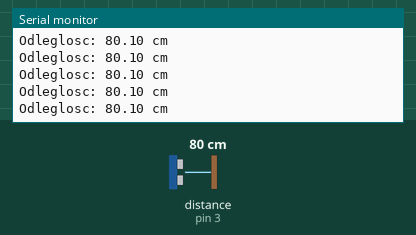
This sketch was run on a simulated Arduino Uno, built with avr-gcc and run on an emulated ATmega328P. Shown: the last lines printed to the serial monitor. Wiring (inferred from the names in the program): ultrasonic range finder: trigger pin 2; echo pin 3. The inputs (shaded band) are chosen by the test bench; at power-on: distance to the obstacle (sensor on pin 3) 80 cm. The echo pulse lasts 58.3 µs per cm.

Above: at 1.2 s.
1.3 s: distance to the obstacle (sensor on pin 3) set to 250 cm
At 1.39 s:
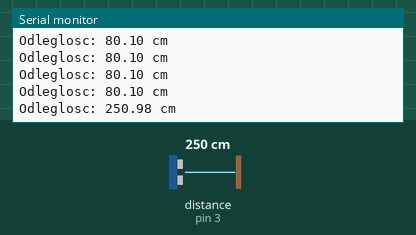
4.3 s: distance to the obstacle (sensor on pin 3) set to 2 cm
At 4.39 s:
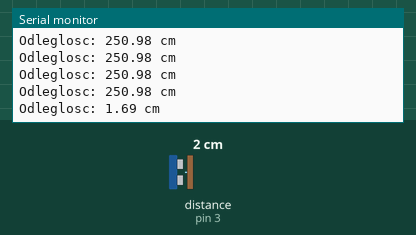
5.8 s: distance to the obstacle (sensor on pin 3) set to 35 cm
At 5.8 s:
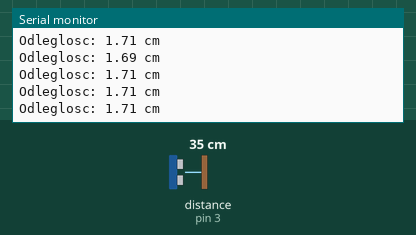
8.8 s: distance to the obstacle (sensor on pin 3) set to 250 cm
At 8.9 s:
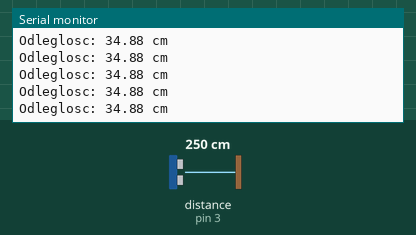
Timing chart, 0 to 11.8 s (numbered marks = the images above; inputs shaded):
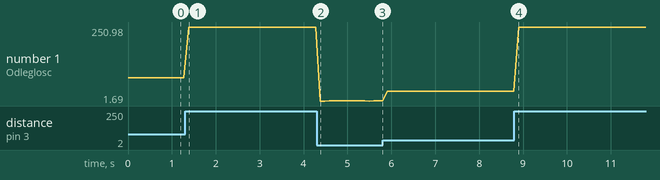

The sketch:

code.ino
```cpp
const int trigPin = 2;
const int echoPin = 3;

void setup() {
  pinMode(trigPin, OUTPUT);
  pinMode(echoPin, INPUT);
  pinMode(LED_BUILTIN, INPUT);
  Serial.begin(9600);
}

void loop() {
  for(int i = 0; i < 10; i++) {
    float distance = measureDistance();
    Serial.print("Odleglosc: ");
    Serial.print(distance);
    Serial.println(" cm");

    if(distance < 30) {
      digitalWrite(LED_BUILTIN, HIGH);
    } else {
      digitalWrite(LED_BUILTIN, LOW);
    }
    delay(100);
  }
}

float measureDistance() {
  digitalWrite(trigPin, LOW);
  delayMicroseconds(2);
  digitalWrite(trigPin, HIGH);
  delayMicroseconds(10);
  digitalWrite(trigPin, LOW);

  long duration = pulseIn(echoPin, HIGH);
  float distance = duration / 58.0;

  return distance;
}
```

Measured:
- after the input at 1.3 s, the serial monitor: prints a new line after 0.09 s (image 1)
- after the input at 4.3 s, the serial monitor: prints a new line after 0.08 s (image 2)
- plotted number 1: 80.1 → 250.98 after the input at 1.3 s, 250.98 → 1.71 after the input at 4.3 s, 1.71 → 34.88 after the input at 5.8 s, 34.88 → 250.98 after the input at 8.8 s
